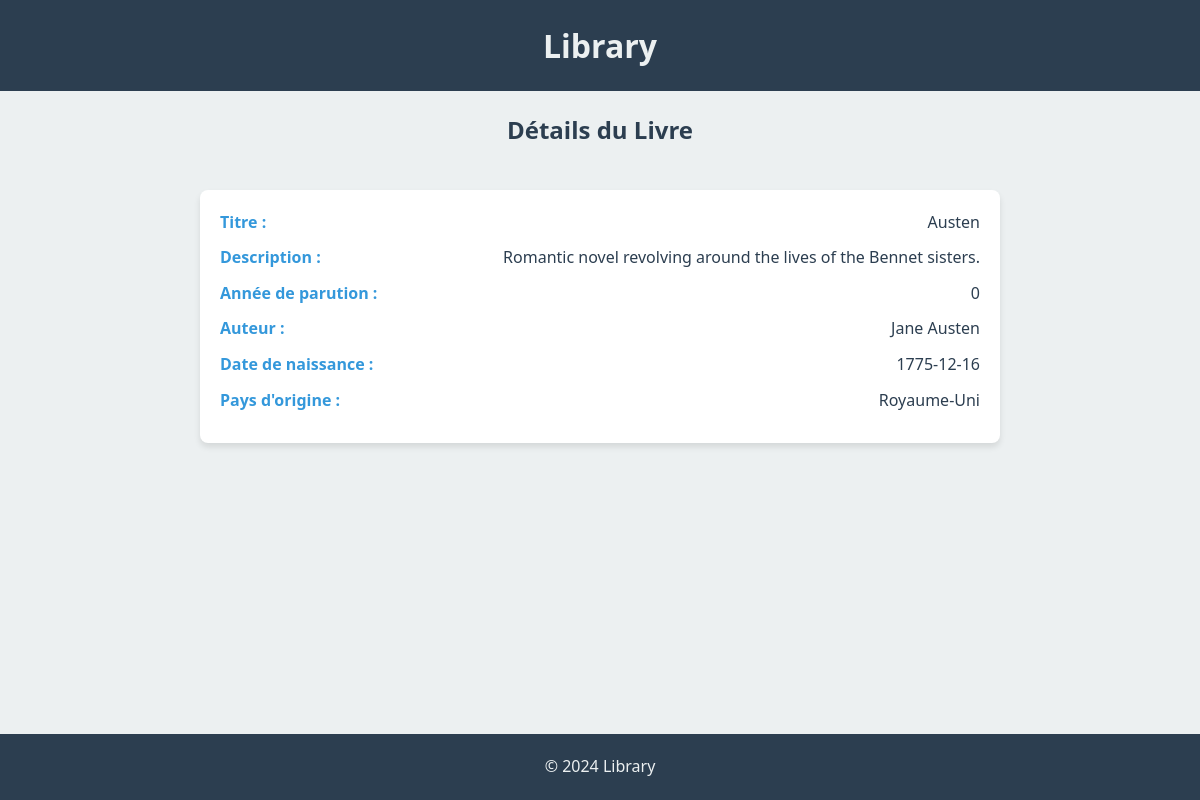
Page /05-pdo/view/book-details.php?id=5 on the committed database.
### tables this page shows
CREATE TABLE `book` (
  `id` int(11) NOT NULL AUTO_INCREMENT,
  `nom` varchar(255) DEFAULT NULL,
  `description` varchar(255) DEFAULT NULL,
  `annee_parution` year(4) DEFAULT NULL,
  `id_auteur` int(11) DEFAULT NULL,
  PRIMARY KEY (`id`),
  KEY `id_auteur` (`id_auteur`),
  CONSTRAINT `book_ibfk_1` FOREIGN KEY (`id_auteur`) REFERENCES `author` (`id`)
);

CREATE TABLE `author` (
  `id` int(11) NOT NULL AUTO_INCREMENT,
  `nom` varchar(255) DEFAULT NULL,
  `prenom` varchar(255) DEFAULT NULL,
  `pays_origine` varchar(255) DEFAULT NULL,
  `date_naissance` date DEFAULT NULL,
  PRIMARY KEY (`id`)
);

### 05-pdo/src/repository/bookRepository.php (called while the page is built, shortened)
<?php
function getBookDetailsById($pdo, $bookId)
{
    $stmt = $pdo->prepare(
        'SELECT book.*, author.nom, author.prenom, author.date_naissance, author.pays_origine
        FROM book
        JOIN author ON book.id_auteur = author.id
        WHERE book.id = :bookId'
    );
    $stmt->bindParam(':bookId', $bookId, PDO::PARAM_INT);
    $stmt->execute();
    return $stmt->fetch(PDO::FETCH_ASSOC);
}

### 05-pdo/view/book-details.php (the view, shortened to what this page needs)
<?php
require_once '../src/config/db.php';
require_once '../src/repository/bookRepository.php';
$pdo = connectDB();
$bookDetails = getBookDetailsById($pdo, $_GET['id']);
?>
<!DOCTYPE html>
<html lang="fr">
<head>
    <link rel="stylesheet" href="../assets/css/style.css">
</head>
<body>
    <header>
        <h1>Library</h1>
    </header>
    <main>
        <h2>Détails du Livre</h2>
        <?php if ($bookDetails): ?>
        <div class="book-details">
            <div class="detail-item">
                <span class="label"><strong>Titre :</strong></span>
                <span
                    class="value"><?php echo htmlspecialchars($bookDetails['nom']); ?></span>
            </div>
            <div class="detail-item">
                <span class="label"><strong>Description :</strong></span>
                <span
                    class="value"><?php echo htmlspecialchars($bookDetails['description']); ?></span>
            </div>
            <div class="detail-item">
                <span class="label"><strong>Année de parution :</strong></span>
                <span
                    class="value"><?php echo htmlspecialchars($bookDetails['annee_parution']); ?></span>
            </div>
            <div class="detail-item">
                <span class="label"><strong>Auteur :</strong></span>
                <span
                    class="value"><?php echo htmlspecialchars($bookDetails['prenom'] . ' ' . $bookDetails['nom']); ?></span>
            </div>
            <div class="detail-item">
                <span class="label"><strong>Date de naissance :</strong></span>
                <span
                    class="value"><?php echo htmlspecialchars($bookDetails['date_naissance']); ?></span>
            </div>
            <div class="detail-item">
                <span class="label"><strong>Pays d'origine :</strong></span>
                <span
                    class="value"><?php echo htmlspecialchars($bookDetails['pays_origine']); ?></span>
            </div>
        </div>
        <?php else: ?>
        <p>Aucun livre trouvé avec l'ID donné.</p>
        <?php endif; ?>
    </main>
    <footer>
        <p>&copy; 2024 Library</p>
    </footer>
</body>
</html>

### 05-pdo/assets/css/style.css (style rules this page uses)
:root { --primary-color: #2c3e50; --secondary-color: #ecf0f1; --accent-color: #3498db; --font-family: 'Segoe UI', Tahoma, Geneva, Verdana, sans-serif; --padding: 20px; --border-radius: 8px; }
* { box-sizing: border-box; margin: 0; padding: 0; }
body { font-family: var(--font-family); background-color: var(--secondary-color); color: var(--primary-color); line-height: 1.6; display: flex; flex-direction: column; min-height: 100vh; }
header { background-color: var(--primary-color); color: var(--secondary-color); padding: var(--padding); text-align: center; }
header h1 { margin: 0; }
main { flex: 1; padding: var(--padding); display: flex; flex-direction: column; align-items: center; }
footer { background-color: var(--primary-color); color: var(--secondary-color); text-align: center; padding: var(--padding); position: relative; bottom: 0; width: 100%; }
.book-details { background-color: #fff; padding: var(--padding); border-radius: var(--border-radius); box-shadow: 0 4px 6px rgba(0, 0, 0, 0.1); width: 100%; max-width: 800px; margin: 20px 0; }
.detail-item { display: flex; justify-content: space-between; margin-bottom: 10px; }
.detail-item .label { font-weight: bold; color: var(--accent-color); }
.detail-item .value { text-align: right; }
h2 { margin-bottom: var(--padding); }

### rows in the picture
book: id_auteur.nom "Austen", description "Romantic novel revolving around the lives of the Bennet sisters.", annee_parution "0", id_auteur.nom "Jane Austen", id_auteur.date_naissance "1775-12-16", id_auteur.pays_origine "Royaume-Uni"
